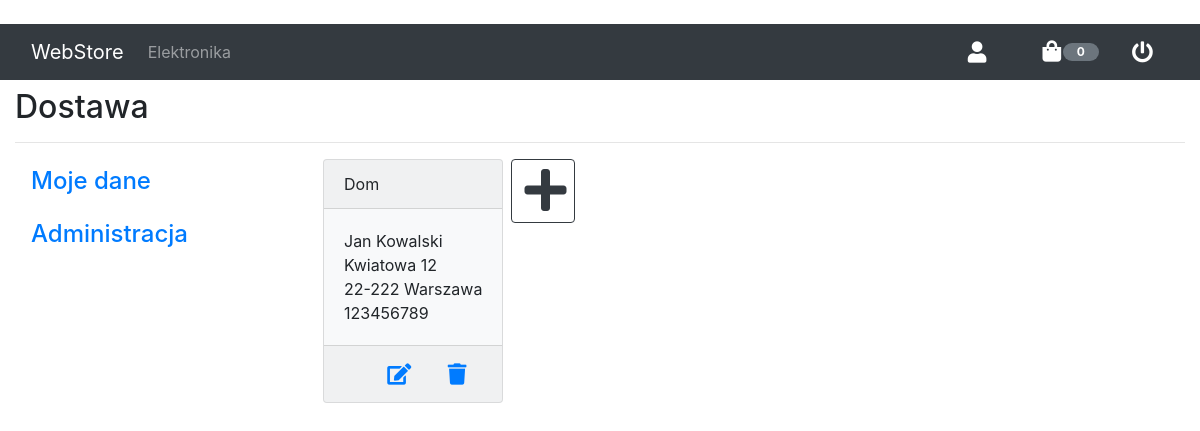
Screenshot of /profile/shipments/ (signed in) with the database file from the repository.
### profile/models.py (models this page shows)
class Address(models.Model):
    user = models.ForeignKey(User, on_delete=models.CASCADE)
    name = models.CharField(max_length=70, null=True)
    first_name = models.CharField(max_length=30)
    last_name = models.CharField(max_length=30)
    street = models.CharField(max_length=60)
    house_number = models.CharField(max_length=10)
    flat_number = models.CharField(max_length=10, null=True)
    zip_code = models.CharField(max_length=10)
    phone_number = models.CharField(max_length=12)
    city = models.CharField(max_length=100, null=True)

### profile/views.py (the view)
# urls.py: path('shipments/', views.shipments, name='shipments'),
@login_required
def shipments(request):
    assert isinstance(request, HttpRequest)
    shipments = Address.objects.filter(user=request.user.id)
    return render(
        request,
        'profile/shipments.html',
        {
            'title': 'Dostawa',
            'shipments': shipments
        }
    )

### profile/templates/profile/shipments.html
{% extends 'base.html' %}
{% block content %}
<div class="pt-2">
    <h2>{{ title }}</h2>
    <hr />
    <div class="row">
        {% include 'profile/menu.html' %}
        <div class="col-md-9">
            <div class="d-flex flex-column flex-md-row align-content-start flex-wrap shipping-cards">
                {% for s in shipments %}
                    <div class="card bg-light mx-2">
                        <div class="card-header">{{ s.name }}</div>
                        <div class="card-body">
                            {{ s.first_name }} {{ s.last_name }}<br>
                            {{ s.street }} {{ s.house_number }} {% if s.flat_number %}m. {{ s.flat_number }} {% endif %}<br>
                            {{ s.zip_code }} {{ s.city }}<br>
                            {{ s.phone_number }}
                        </div>
                        <div class="card-footer text-right">
                            <a class="fa fa-lg fa-edit nav-link" href="{% url 'profile:editshipment' s.id %}"></a>
                            <a class="fa fa-lg fa-trash nav-link" href="{% url 'profile:deleteshipment' s.id %}"></a>
                        </div>
                    </div>
                {% endfor %}
                <a role="button" class="btn btn-outline-dark" style="width: 64px; height: 64px" href="{% url 'profile:addshipment' %}">
                    <i class="fa fa-3x fa-plus m-auto"></i>
                </a>
            </div>
        </div>
    </div>
</div>
{% endblock %}

### rows the page displays
Address: name "Dom", first_name "Jan", last_name "Kowalski", street "Kwiatowa", house_number "12", zip_code "22-222", city "Warszawa", phone_number "123456789"

### other values shown
{{ title }} "Dostawa"
